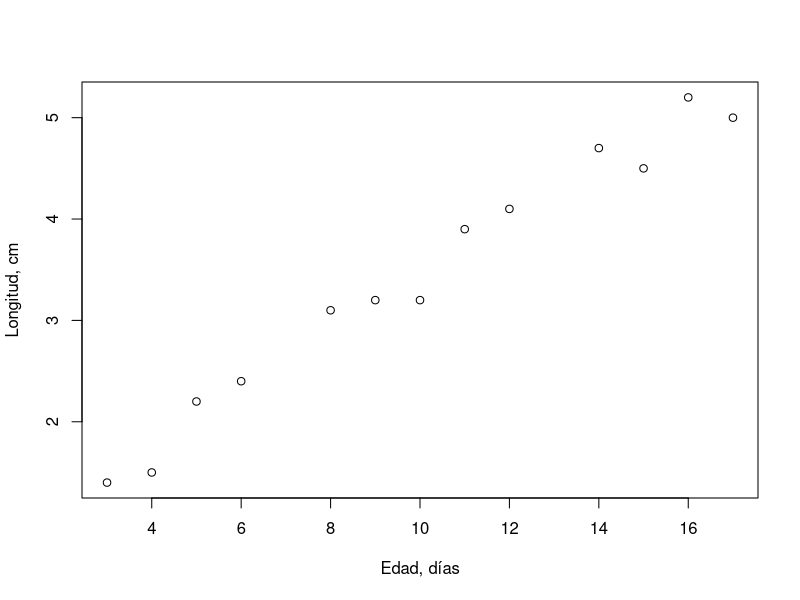
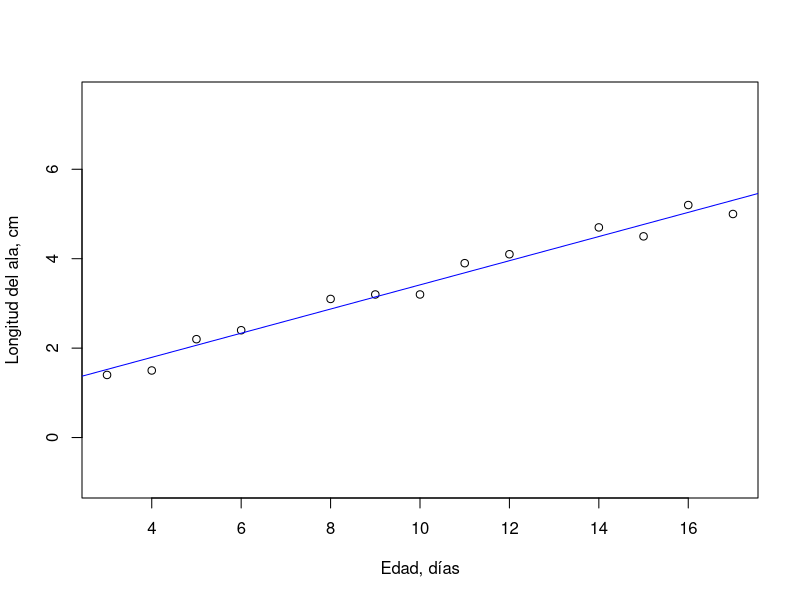

Generate these figures, in order, with R:
## ---- chunk 1
knitr::opts_chunk$set(echo = TRUE)
options("yaml.eval.expr" = TRUE)
## ---- chunk 2
edad <- c(3.0,4.0,5.0,6.0,8.0,9.0,10.0,11.0,12.0,14.0,15.0,16.0,17.0)
l.ala <- c(1.4,1.5,2.2,2.4,3.1,3.2,3.2,3.9,4.1,4.7,4.5,5.2,5.0)
sparrow <- data.frame(edad,l.ala)
#tabla de datos
knitr::kable(sparrow, col.names = c("Edad (días)", "Longitud ala (cm)"), caption = 'Tabla 1.  Longitud del ala derecha de gorriones de diferente edad') 
#gráfica x-y
plot(edad,l.ala,xlab = "Edad, días", ylab = "Longitud, cm")
## ---- chunk 3
#tamaño muestra
n <- length(l.ala)
#medias
X <- mean(sparrow$edad)
Y <- mean(sparrow$l.ala)
#sumatorias
sumX <- sum(sparrow$edad)
sumY <- sum(sparrow$l.ala)
sumX2 <- sum(sparrow$edad^2)
sumXY <- sum(sparrow$edad*sparrow$l.ala)
#suma de cuadrados
SSx2 <- sumX2 - (sumX^2)/n
Sxy <- sumXY - (sumX*sumY)/n
#cálculo de b
est.b <- Sxy/SSx2
# cálculo de a  
est.a = Y - est.b*X
## ---- chunk 4
sprintf("Y = %.3f + %.3fX", est.a, est.b)
## ---- chunk 5
regr <- lm(l.ala ~ edad)
coefficients(regr)
## ---- chunk 6
plot(edad,l.ala, xlab = 'Edad, días', ylab = 'Longitud del ala, cm', asp = 1)
abline(regr, col = 'blue')
